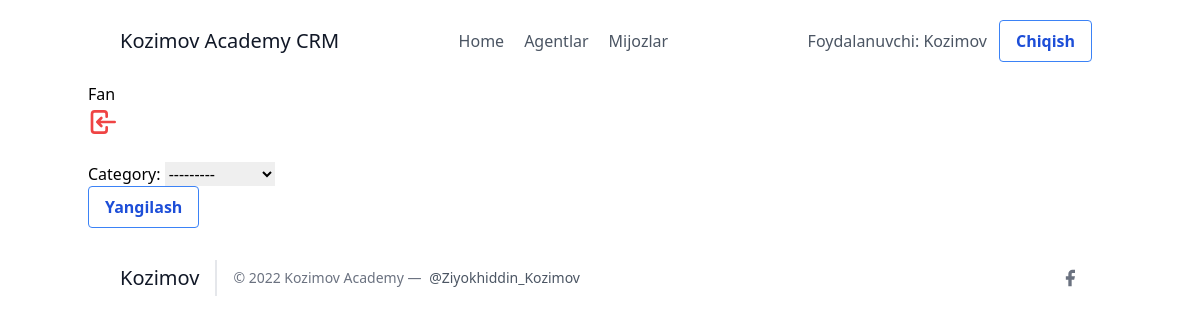
Page /leads/3/category_update_detail (signed in) on the earlier database version.
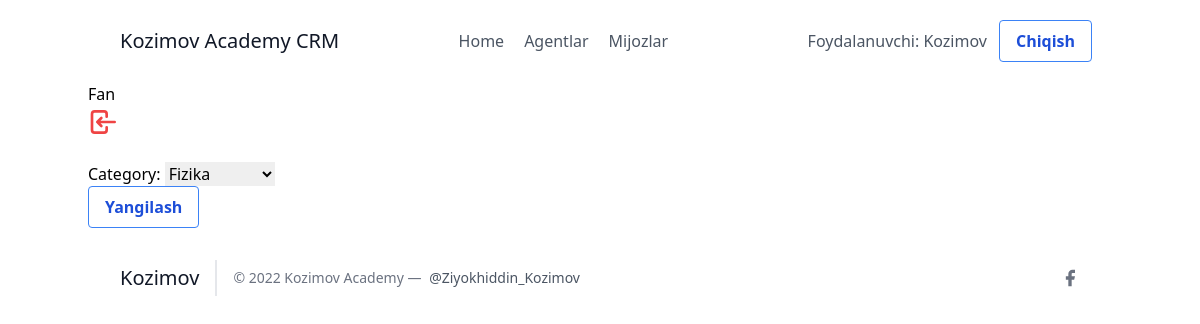
Same page on the later database version.
### leads/models.py (models this page shows, shortened)
class Lead(models.Model):
    ismi = models.CharField(max_length=20)
    familiyasi = models.CharField(max_length=20)
    yoshi = models.IntegerField(default=0)
    organisation = models.ForeignKey(UserProfile, on_delete=models.CASCADE)
    agent = models.ForeignKey("Agent", null=True, blank=True, on_delete=models.SET_NULL)
    category = models.ForeignKey("Category", related_name="leads", null=True, blank=True, on_delete=models.SET_NULL)

### leads/views.py (the view, shortened to what this page needs)
# urls.py: path('<int:pk>/category_update_detail', LeadCategoryUpdateView.as_view(), name="category_update_detail"),
class LeadCategoryUpdateView(LoginRequiredMixin, UpdateView):
    template_name = "leads/category_update_detail.html"
    form_class = LeadCategoryUpdateForm
    def get_queryset(self):
        user = self.request.user
        if user.is_organisor:
            queryset = Lead.objects.filter(
                organisation = user.userprofile
            )
        else:
            queryset = Lead.objects.filter(
                organisation = user.agent.organisation
            )
        return queryset

### leads/forms.py
class LeadCategoryUpdateForm(forms.ModelForm):
    class Meta:
        model = Lead
        fields = (
            "category",
        )

### leads/models.py (called while the page is built)
    def __str__(self):
        return str(self.nomi)

### leads/templates/leads/category_update_detail.html (shortened to what this page needs)
{% extends 'base.html' %}
{% load tailwind_filters %}
{% block content %}
    <a href="/leads/">Fan</a>
    <form method="post">
        <p>
        <br>
        {{ form|crispy }}
        <button class="bg-transparent hover:bg-blue-500 text-blue-700 font-semibold hover:text-white py-2 px-4 border border-blue-500 hover:border-transparent rounded" type="submit">Yangilash</button>
    </form>
{% endblock %}

Differences in the rows shown:
changed Lead: category "---------" → "Fizika"
